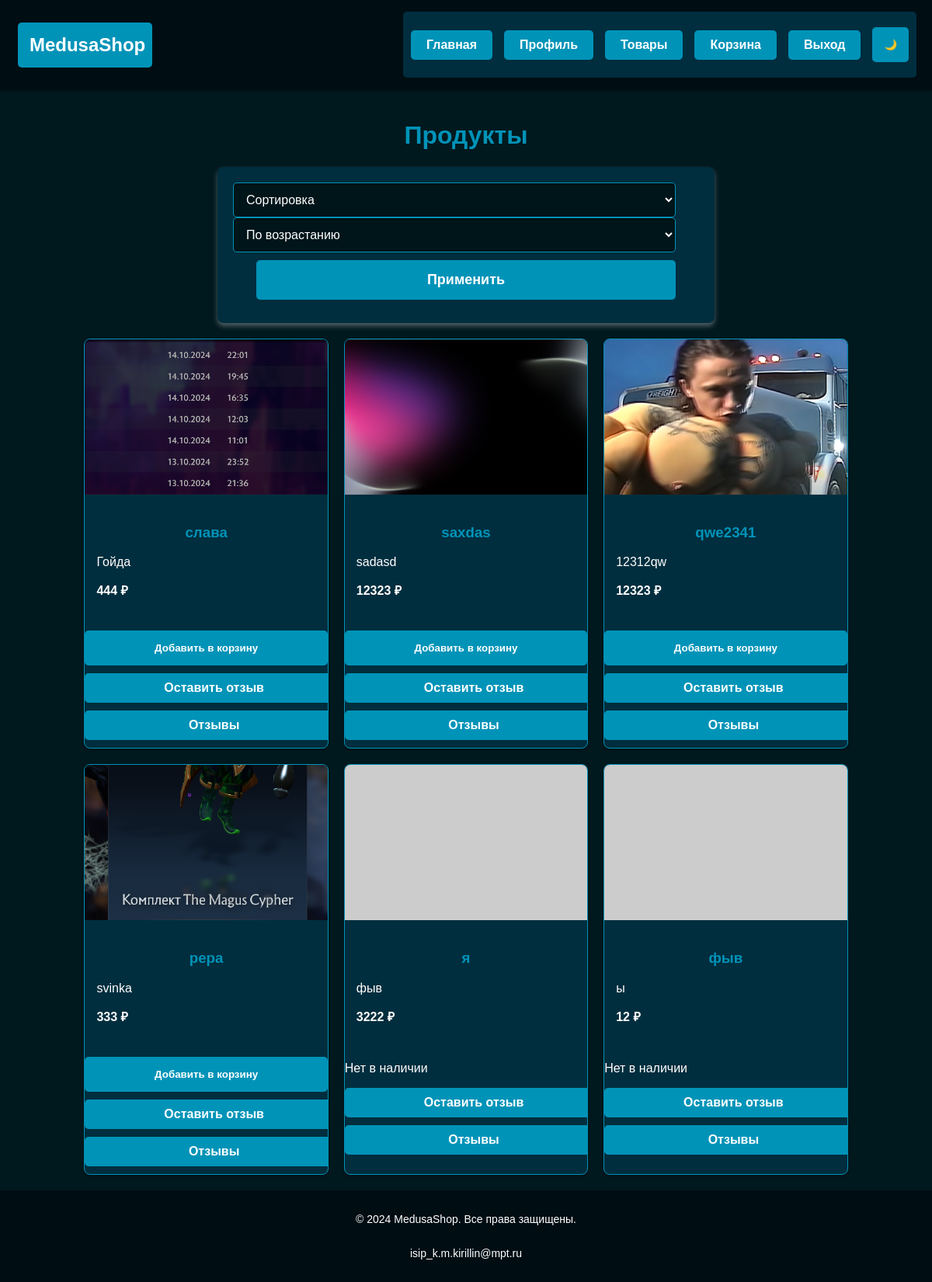
/dashboard/buyer/ (signed in), run on the app's committed database.
### shop/models.py (models this page shows, shortened)
class Product(models.Model):
    name = models.CharField(max_length=100, verbose_name="Название товара")
    description = models.TextField(verbose_name="Описание товара")
    cost = models.IntegerField(verbose_name="Цена")
    category = models.ForeignKey('Category', on_delete=models.CASCADE, verbose_name="Категория")
    image = models.ImageField(upload_to='product_images/', null=True, blank=True, verbose_name="Изображение товара")

### shop/views.py (the view, shortened to what this page needs)
# urls.py: path('dashboard/buyer/', views.buyer_dashboard, name='buyer_dashboard'),
@role_required('buyer')
def buyer_dashboard(request):
    default_warehouse = Warehouse.objects.first()
    if not default_warehouse:
        default_warehouse = Warehouse.objects.create(address="Default Address", phonenumber="123456789")
    for product in Product.objects.all():
        ProductsOnWarehouse.objects.get_or_create(product=product, warehouse=default_warehouse)
    products = Product.objects.prefetch_related('warehouse_records')
    sort_by = request.GET.get('sort_by')
    order = request.GET.get('order', 'asc')
    return render(request, 'shop/buyer_dashboard.html', {'products': products})

### shop/views.py (called while the page is built)
def role_required(role_name):
    def decorator(view_func):
        @wraps(view_func)
        def _wrapped_view(request, *args, **kwargs):
            user_id = request.session.get('user_id')
            if not user_id:
                return redirect('login')
            user = User.objects.get(id=user_id)
            if user.role.role_name != role_name:
                return redirect('dashboard')
            return view_func(request, *args, **kwargs)
        return _wrapped_view
    return decorator

### shop/templates/shop/buyer_dashboard.html (shortened to what this page needs)
<!DOCTYPE html>
<html lang="ru">
<head>
    {% load static %}
    <link rel="stylesheet" href="{% static 'style/style.css' %}">
</head>
<body>
    {% include 'partials/header.html' %}
    <div class="container">
        <h1>Продукты</h1>
        <form method="get" class="search-filter-form">
            <select name="sort_by">
                <option value="">Сортировка</option>
            </select>
            <select name="order">
                <option value="asc" {% if request.GET.order == "asc" %}selected{% endif %}>По возрастанию</option>
            </select>
            <button type="submit">Применить</button>
        </form>
        <div class="card-grid">
            {% for product in products %}
            <div class="card">
                {% if product.image %}
                <img src="{{ product.image.url }}" alt="{{ product.name }}">
                {% else %}
                <img src="https://via.placeholder.com/300x200" alt="Изображение отсутствует">
                {% endif %}
                <div class="card-content">
                    <h3>{{ product.name }}</h3>
                    <p>{{ product.description }}</p>
                    <p><strong>{{ product.cost }} ₽</strong></p>
                </div>
                <div class="card-footer">
                    {% with product.warehouse_records.first as stock %}
                        {% if stock and stock.quantity > 0 %}
                            <button class="add-to-cart-btn" data-url="{% url 'add_to_cart' product.id %}">Добавить в корзину</button>
                        {% else %}
                            <p>Нет в наличии</p>
                        {% endif %}
                    {% endwith %}
                    <a href="{% url 'cr_review' product.id %}">Оставить отзыв</a>
                    <a href="{% url 'product_reviews' product.id %}">Отзывы</a>
                </div>
            </div>
            {% endfor %}
        </div>
    </div>
    {% include 'partials/footer.html' %}
</body>
</html>

### shop/templates/partials/header.html (shortened to what this page needs)
{% load static %}
<header class="header">
    <div class="header-container">
        <h1 class="logo">
            <a href="{% url 'index' %}" class="logo-link">MedusaShop</a>
        </h1>
        <nav class="nav-bar">
            <a href="{% url 'index' %}">Главная</a>
            <a href="{% url 'profile' %}">Профиль</a>
            <a href="{% url 'buyer_dashboard' %}">Товары</a>
            {% if request.user.is_authenticated %}
            <a href="{% url 'cart' %}">Корзина</a>
                <a href="{% url 'logout' %}">Выход</a>
            {% else %}
                <a href="{% url 'login' %}">Вход</a>
                <a href="{% url 'register' %}">Регистрация</a>
            {% endif %}
            <button id="theme-toggle" class="theme-toggle" aria-label="Переключить тему">
                <span id="theme-icon">🌙</span>
            </button>
        </nav>
    </div>
</header>

### shop/templates/partials/footer.html
<footer class="footer">
    <div class="footer-container">
        <p class="footer-text">&copy; 2024 MedusaShop. Все права защищены.</p>
        <p class="footer-text">isip_k.m.kirillin@mpt.ru</p>
    </div>
</footer>

### static/style/style.css (style rules this page uses)
html, body { height: 100%; margin: 0; display: flex; flex-direction: column; }
body { font-family: Arial, sans-serif; background-color: #00191f; color: #ffffff; height: 100%; padding: 0; display: flex; flex-direction: column; justify-content: space-between; }
h1, h2, h3 { color: #0093b8; text-align: center; }
.container { flex: 1; margin: 0 auto; padding: 20px; }
a, button { display: block; max-width: 600px; width: 80%; margin: 10px auto; padding: 15px; background-color: #0093b8; color: #ffffff; text-decoration: none; font-weight: bold; text-align: center; border: none; border-radius: 5px; transition: background-color 0.3s ease, transform 0.2s ease; }
.nav-bar { display: flex; justify-content: center; align-items: center; gap: 10px; padding: 10px; background-color: #002e3e; border-radius: 5px; }
.nav-bar a { padding: 10px 20px; background-color: #0093b8; color: #ffffff; text-decoration: none; font-weight: bold; border-radius: 5px; transition: background-color 0.3s ease, transform 0.2s ease; }
form { max-width: 600px; margin: 20px auto; padding: 20px; background: #002e3e; border-radius: 8px; box-shadow: 0 4px 6px rgba(255, 255, 255, 0.3); }
form input, form select, form textarea { width: 95%; padding: 2%; font-size: 16px; border: 1px solid #0093b8; border-radius: 5px; background-color: #00151a; color: white; box-shadow: inset 0 1px 2px rgba(0, 0, 0, 0.5); }
form button { width: 90%; padding: 15px; background-color: #0093b8; border: none; border-radius: 5px; color: white; font-size: 18px; cursor: pointer; transition: background-color 0.3s ease, transform 0.2s ease; }
.card-grid { display: grid; grid-template-columns: repeat(auto-fill, minmax(300px, 1fr)); gap: 20px; }
.card { background: #002e3e; color: #ffffff; border: 1px solid #0093b8; border-radius: 8px; box-shadow: 0 2px 4px rgba(0, 0, 0, 0.3); overflow: hidden; transition: transform 0.3s ease; }
.card a { display: block; width: 100%; text-align: center; padding: 10px; background-color: #0093b8; color: #ffffff; text-decoration: none; border-radius: 5px; transition: background-color 0.3s ease, transform 0.2s ease; }
.card img { width: 100%; height: 200px; object-fit: cover; }
.card-content { padding: 15px; }
.card-footer button { justify-content: space-between; width: 100%; }
.header { background-color: #000d13; color: #ffffff; padding: 15px 0; box-shadow: 0 2px 4px rgba(0, 0, 0, 0.5); }
.footer { background-color: #000d13; color: #ffffff; width: 100%; padding: 15px 0; box-shadow: 0 2px 4px rgba(0, 0, 0, 0.5); text-align: center; margin-top: auto; }
.header-container, .footer-container { max-width: 1200px; margin: 0 auto; display: flex; align-items: center; justify-content: space-between; flex-wrap: wrap; padding: 0 20px; }
.logo { font-size: 24px; font-weight: bold; margin: 0; }
.logo a { color: #ffffff; text-decoration: none; }
.nav-bar, .footer-links { display: flex; list-style: none; gap: 15px; }
.nav-bar a, .footer-links a { color: #ffffff; text-decoration: none; font-size: 16px; transition: color 0.3s ease; }
.footer-text { text-align: center; font-size: 14px; flex: 1 1 100%; }

### data on the page
Product: image (picture), name "слава", description "Гойда", cost "444", shows "Добавить в корзину"
Product: image (picture), name "saxdas", description "sadasd", cost "12323", shows "Добавить в корзину"
Product: image (picture), name "qwe2341", description "12312qw", cost "12323", shows "Добавить в корзину"
Product: image (picture), name "pepa", description "svinka", cost "333", shows "Добавить в корзину"
Product: name "я", description "фыв", cost "3222", shows "Нет в наличии"
Product: name "фыв", description "ы", cost "12", shows "Нет в наличии"
